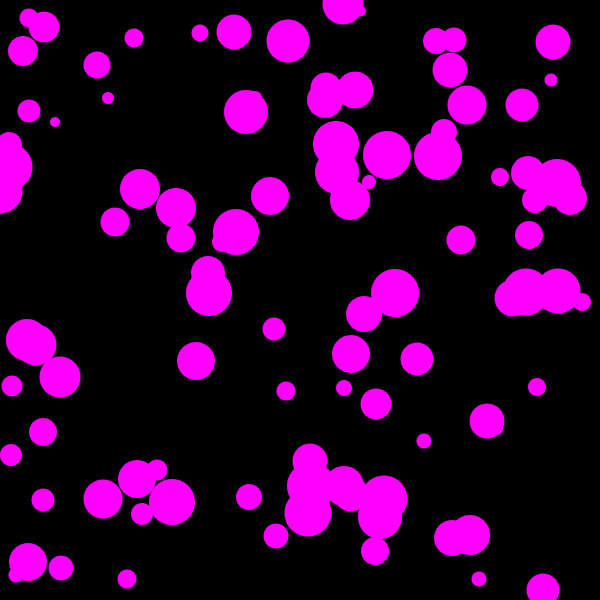
Frame 1 (no input)
Frame 60 (the mouse pressed at the canvas centre just before this capture): identical to frame 1, image omitted
Frame 120 (the mouse held since frame 60 and released just before this capture): identical to frame 1, image omitted

The Processing sketch that drew this single still picture (run headless with seeded random() and noise(); from frame 60 on, the mouse is pressed at the canvas centre):

// Processing sketch: processing_105719
// ── processing_105719.pde

int circleX[] = new int [100];
int circleY[] = new int [100];
int ballSize[] = new int[100];

void setup(){
  background(255);
  size(600,600);
  noStroke();
  
  for (int i = 0; i < 100; i++){
    circleX[i] = int(random(0, width));
    circleY[i] = int(random(0,height));
    ballSize[i] = int(random(10, 50));
  }
}

void draw(){
  background(0);
  
  for(int i = 0; i < 100; i++){
   fill(255,0,255);
   ellipse(circleX[i], circleY[i], ballSize[i], ballSize[i]);
  }
}
